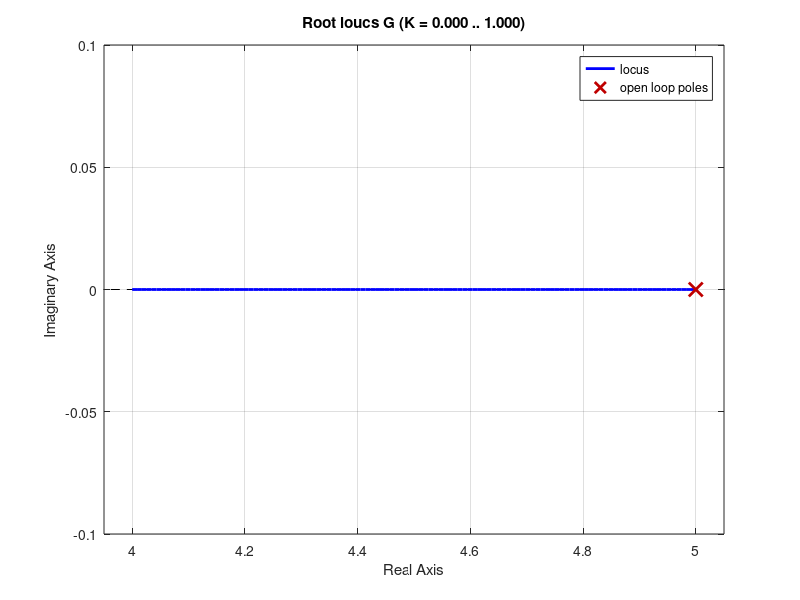

Write the MATLAB code that produced this figure. (Note: this script raises an error after producing the figure.)
%____________________________________________________________
%                   Author: Christie Condron 
%                      Controller Design 
%_____________________________________________________________

prompt_poles = 'Where are the poles located for the plant? ';

poles = input(prompt_poles);
G = zpk([],poles,1)

%{
   for i = 1:numel(poles)
    if poles[i] > 0 
    elseif poles[i] = 0
    else
    end
end
%}

prompt_OS = 'What is the desired percent overshoot? ';
OS = input(prompt_OS)
prompt_Ts = 'What is the desired settling time (in seconds)? ';
Ts = input(prompt_Ts)

% calculating system parameters
zeta = -log(OS/100)/sqrt(pi^2+log(OS/100)^2);
wn = 4/(zeta*Ts);

rlocus(G)
sgrid(zeta,0)
[K,p] = rlocfind(G)
G_cl = feedback(K*G,1)
step(G_cl)
step_info = stepinfo(G_cl)

%step info will show overshoot and settling time obtained




